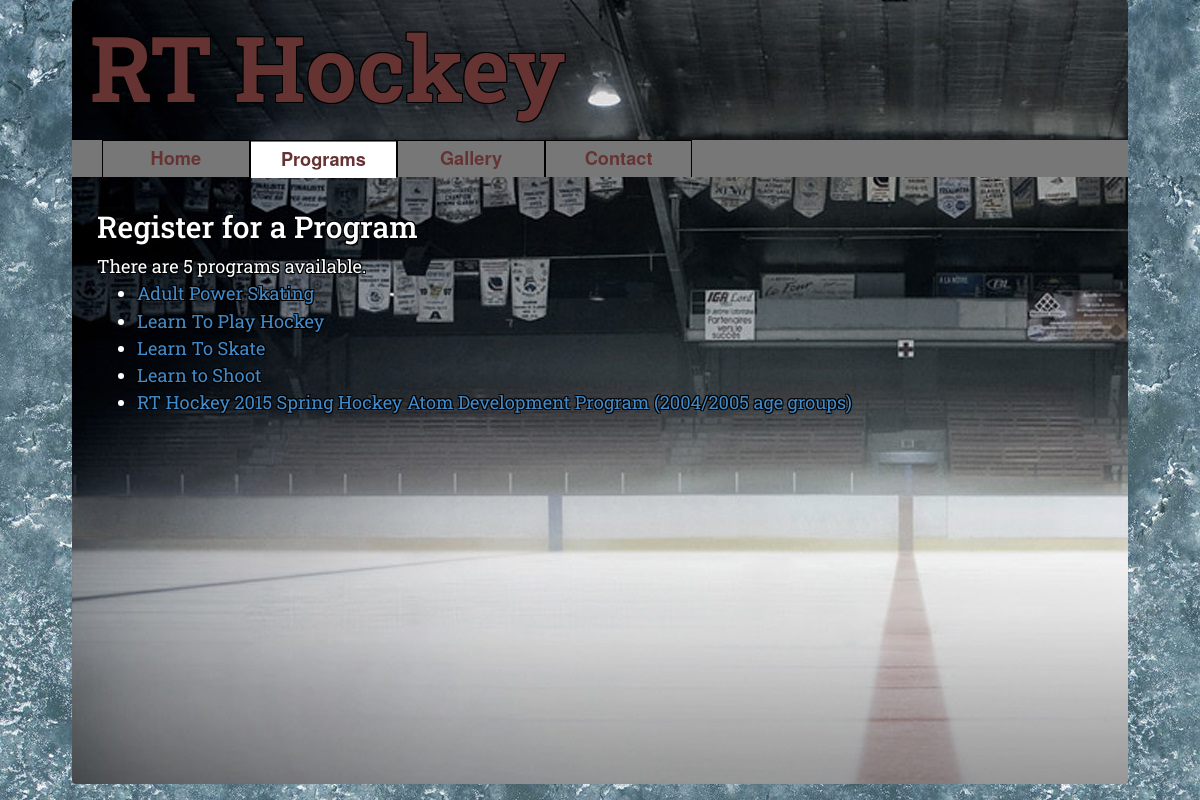
The app's page /programs/, older data.
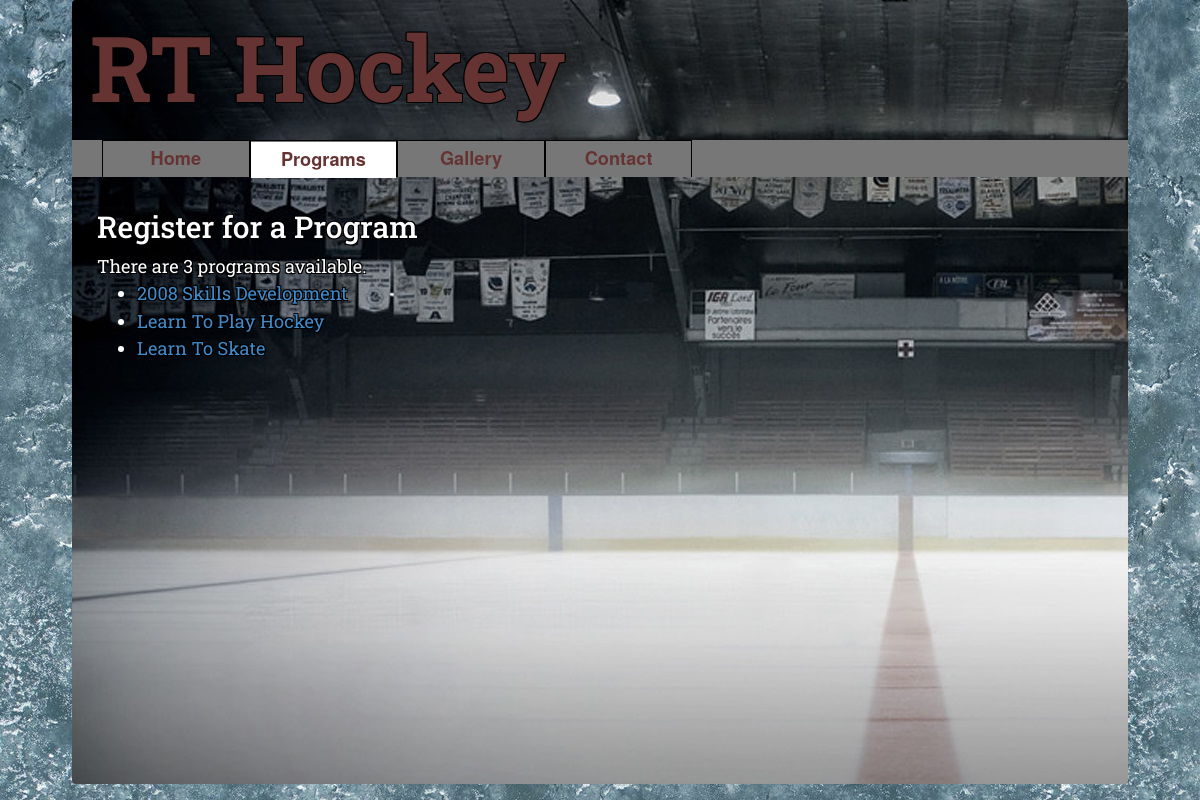
The same page, newer data.
### myapp/models.py (models this page shows, shortened)
class Program(models.Model):
    title = models.CharField(max_length=100)
    description = models.TextField()
    status = models.CharField(max_length=1, choices=STATUS_CHOICES, default='d')
    create_date = models.DateTimeField(editable=False)
    modify_date = models.DateTimeField(editable=False)
    priority = models.IntegerField()
    cost = models.IntegerField()
    location = models.ForeignKey(Location)

### myapp/views.py (the view)
# urls.py: url(r'^programs/$', views.selectProgram, name='programs'),
def selectProgram(request):
    available_programs_list = Program.objects.order_by('title')
    context = {'available_programs_list':available_programs_list}
    return render(request, 'myapp/selectProgram.html', context)

### myapp/templates/myapp/selectProgram.html
{% include "myapp/header.html" %}
        <div id="tabs">
            {% include "includes/tabs.html" with active_tab='tab2' %}
        </div>
    <div id="main" class="container">
        <div class="outlined_normal" id="article">
        <h2>Register for a Program</h2>
        {% if available_programs_list %}
            There are {{ available_programs_list|length }} program{% if available_programs_list|length > 1 %}s{% endif %} available.
            <ul>
            {% for program in available_programs_list %}
                <li>
                    <a href="{% url 'program' program.id %}">{{ program.title }}</a>
                </li>
            {% endfor %}
            </ul>
        {% else %}
            <p>No programs are available.</p>
        {% endif %}
        </div>
    </div>
{% include "myapp/footer.html" %}

### myapp/templates/myapp/header.html (shortened to what this page needs)
{% load staticfiles %}
<!DOCTYPE html>
<html>
    <head>
    <link rel="stylesheet" href="http://maxcdn.bootstrapcdn.com/bootstrap/3.2.0/css/bootstrap.min.css" />
    <link rel="stylesheet" href="http://maxcdn.bootstrapcdn.com/font-awesome/4.3.0/css/font-awesome.min.css"/>
    <link rel="stylesheet" type="text/css" href="{% static 'myapp/style.css' %}" />
    </head>
    <body>
    <div id="page">
        <div id="header">
            <div class="title">RT Hockey</div>
        </div>

### myapp/templates/includes/tabs.html
<ul class="tab-menu">
    <li class="{% if active_tab == 'tab1' %} selected{% endif %}"><a href="/">Home</a></li>
    <li class="{% if active_tab == 'tab2' %} selected{% endif %}"><a href="/programs">Programs</a></li>
    <li class="{% if active_tab == 'tab3' %} selected{% endif %}"><a href="/gallery">Gallery</a></li>
    <li class="{% if active_tab == 'tab4' %} selected{% endif %}"><a href="/contact">Contact</a></li>
</ul>

### myapp/templates/myapp/footer.html
        <div id="footer">
        </div>
    </div>
    </body>
</html>

### myapp/static/myapp/style.css (style rules this page uses)
@media (min-width:43.75em) { body { background-image:url("./ice_texture.jpg"); } }
a { color:#428bca; }
.title { position:absolute; top:20px; font-family: 'Roboto Slab', serif; font-weight: bold; margin-left:2%; color: #663333; text-shadow: -1px -1px 0 #000, 1px -1px 0 #000, -1px 1px 0 #000, 1px 1px 0 #000; font-size: 3.2em; letter-spacing: -1px; line-height: 1.25; }
@media (min-width: 43.75em) { .title { margin-left:7.5%; font-size: 4em; letter-spacing: normal; line-height: 1.125; max-width: 14.4em; } }
@media (min-width: 56.25em) { .title { font-size: 5em; letter-spacing: normal; line-height: 1.05; max-width: 12.66667em; } }
.outlined_normal { font-family: 'Roboto Slab', serif; color:white; text-shadow: -1px -1px 0 #000, 1px -1px 0 #000, -1px 1px 0 #000, 1px 1px 0 #000; }
#article { margin:10px; clear:left; }
#page { font-size: 1em; line-height: 1.25; }
@media (min-width: 43.75em) { #page { font-size: 1.2em; line-height: 1.375; } }
@media (min-width: 56.25em) { #page { font-size:1.3em; line-height:1.5; } }
#tabs { position:absolute; top:100px; width:100%; max-width:1680px; z-index:5; background-color:#777; }
@media (min-width: 43.75em) { #tabs { top:140px; left:6%; width:88%; } }
#tabs ul { list-style: none; margin-left:-10px; }
#tabs li { float: left; border: 1px solid #000; border-bottom-width: 0; margin: 0; }
#tabs a { text-decoration: none; display: block; background: #777777; color: #633; text-align: center; font-weight:bold; padding: 1em 2.5em; width: 9em; }
@media (min-width:43.75em) { #tabs a { padding:0.24em 1em; width:8em; } }
#tabs .selected { border-color: black; }
#tabs .selected a { position: relative; top: 1px; background: white; color:#633; font-weight: bold; }
#header { position:relative; z-index:2; }
#main { position:absolute; top:0px; min-height:98%; width:100%; padding-top:190px; border-radius:4px; background-image: url("./rink.jpg"); background-repeat: no-repeat; }
@media (min-width: 43.75em) { #main { left:6%; width:88%; } }
#footer { position:absolute; bottom:25px; height:28px; text-align:right; padding-right:20px; color:white; text-shadow: -1px -1px 0 #000, 1px -1px 0 #000, -1px 1px 0 #000, 1px 1px 0 #000; }
@media (min-width: 43.75em) { #footer { left:6%; width:88%; } }

Row changes from the older to the newer data that the page shows:
removed Program: title "Adult Power Skating"
removed Program: title "Learn to Shoot"
removed Program: title "RT Hockey 2015 Spring Hockey Atom Development Program (2004/2005 age groups)"
added Program: title "2008 Skills Development"
Text that changed along with them:
{{ available_programs_list|length }}: "5" → "3"
